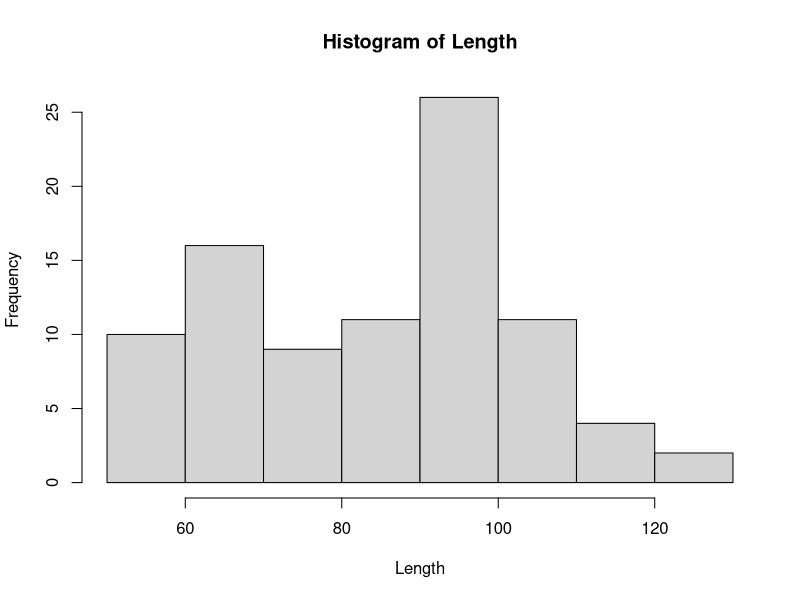
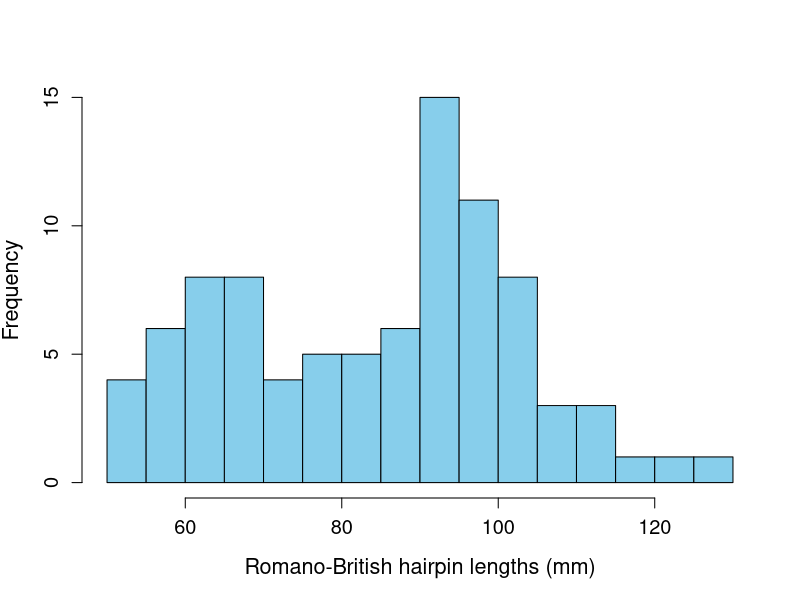
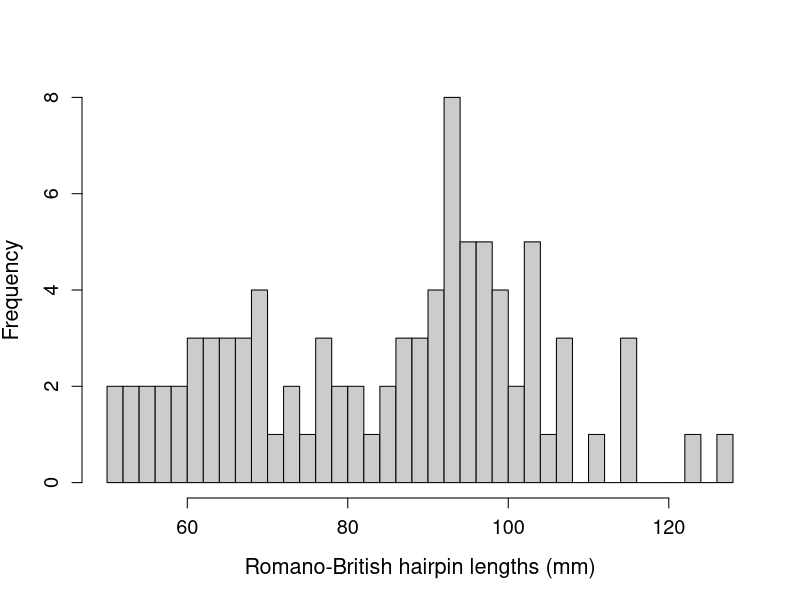
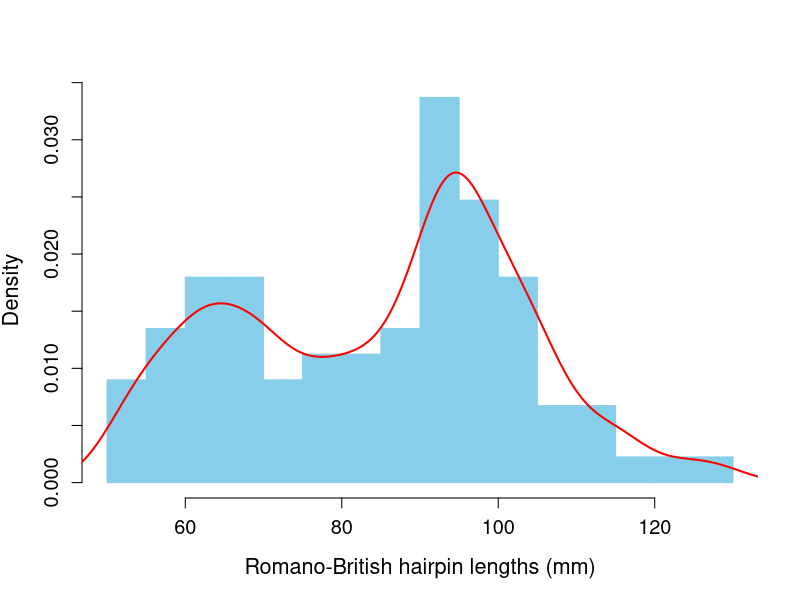
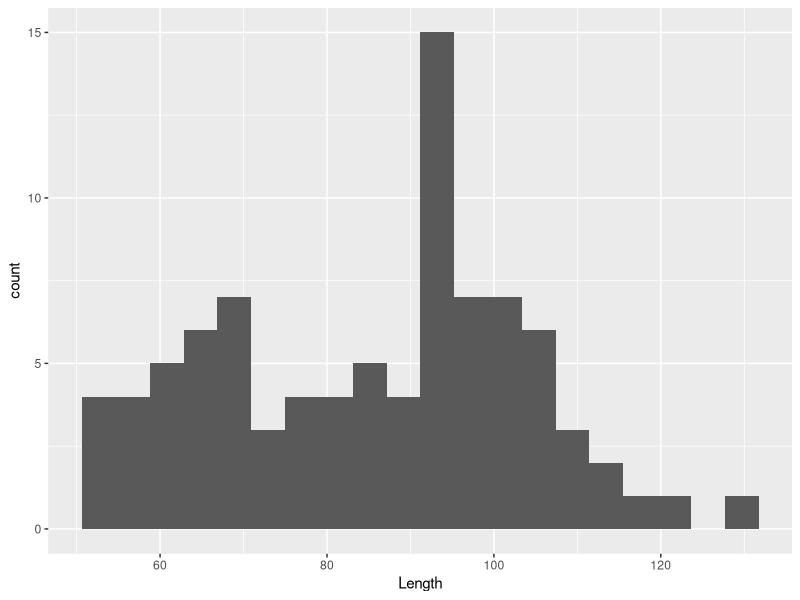
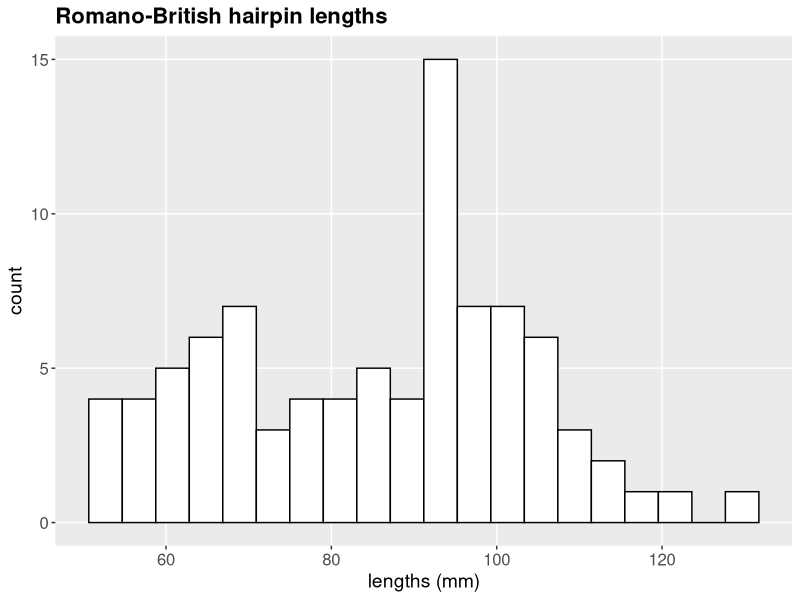
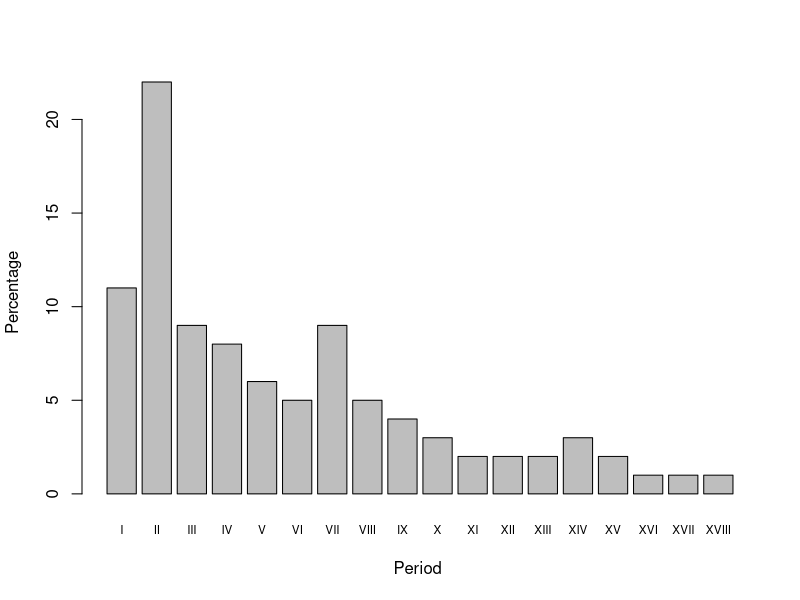

Source code (R) for these figures, in order:
## ---- chunk 1
knitr::opts_chunk$set(echo = TRUE)
## ---- chunk 2
htmltools::img(src = knitr::image_uri(file.path(R.home("doc"), "html", "logo.jpg")), 
               alt = 'logo', 
               style = 'position:absolute; top:0; right:0; padding:10px;')
## ---- chunk 3
#load libraries
library(ggplot2)
## ---- chunk 4
#show data
pins <- read.csv("data_pins/pins.csv")
print(pins)
## ---- chunk 5
Length <- pins$Length
hist(Length)
## ---- chunk 6
Length <- pins$Length
hist(Length, breaks = 20, main = " ", col = "skyblue",
xlab = "Romano-British hairpin lengths (mm)",
cex.main = 1.4, cex.lab = 1.3, cex.axis = 1.2)
## ---- chunk 7
Length <- pins$Length
hist(Length, breaks = 30, main = " ", col = "grey80",
xlab = "Romano-British hairpin lengths (mm)",
cex.main = 1.4, cex.lab = 1.3, cex.axis = 1.2)
## ---- chunk 8
Length <- pins$Length
hist(Length, breaks = 20, freq = FALSE, main = " ", 
border = "skyblue", col = "skyblue",
xlab = "Romano-British hairpin lengths (mm)",
cex.main = 1.4, cex.lab = 1.3, cex.axis = 1.2)
lines(density(Length, bw = 4), lwd = 2, col = "red")
## ---- chunk 9
library(ggplot2); library(grid)
ggplot(data = pins, aes(x = Length)) + geom_histogram(bins = 20)
## ---- chunk 10
fig3b <- function() {
library(ggplot2); library(grid)
ggplot(data = pins, aes(x = Length)) +
geom_histogram(bins = 20, fill = "white", colour = "black") +
# remove minor grid lines
# The # symbol comments out what follow it
theme(panel.grid.minor = element_blank()) +
# add labels, title etc. and control their appearance
xlab("lengths (mm)") + ggtitle("Romano-British hairpin lengths") +
theme(axis.text=element_text(size=12),
axis.title=element_text(size=14)) +
theme(plot.title = element_text(size = 16, face="bold"))
}

fig3b()
## ---- chunk 11
#show data
pillar <- read.csv("data_pillar/pillar.csv")
print(pillar)
## ---- chunk 12
Percentage <- pillar$Percentage; Period <- pillar$Period
barplot(Percentage, names.arg = Period, xlab = "Period ", 
        ylab = "Percentage ", cex.names = 0.7)
